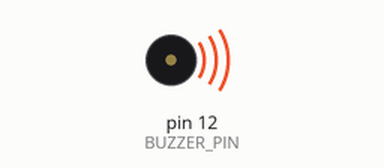
This sketch was run on a simulated Arduino Uno, built with avr-gcc and run on an emulated ATmega328P. Shown: buzzer (waves = sounding).

Above: at 0.1 s.
At 1.5 s:
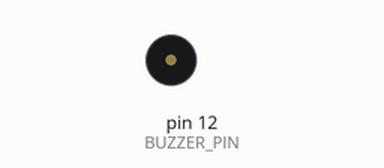
Timing chart, 0 to 3.0 s (numbered marks = the images above):
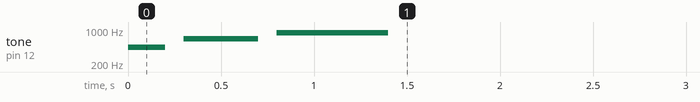

The sketch:

Challenge02_DifferentLengths.ino
```cpp
// Play three notes with a different duration for each note.
const int BUZZER_PIN = 12;
const int NOTES[] = {440, 660, 880};
const int DURATIONS[] = {200, 400, 600};

void setup() {
  pinMode(BUZZER_PIN, OUTPUT);

  for (int index = 0; index < 3; index++) {
    tone(BUZZER_PIN, NOTES[index]);
    delay(DURATIONS[index]);
    noTone(BUZZER_PIN);
    delay(100);
  }
}

void loop() {
}
```
